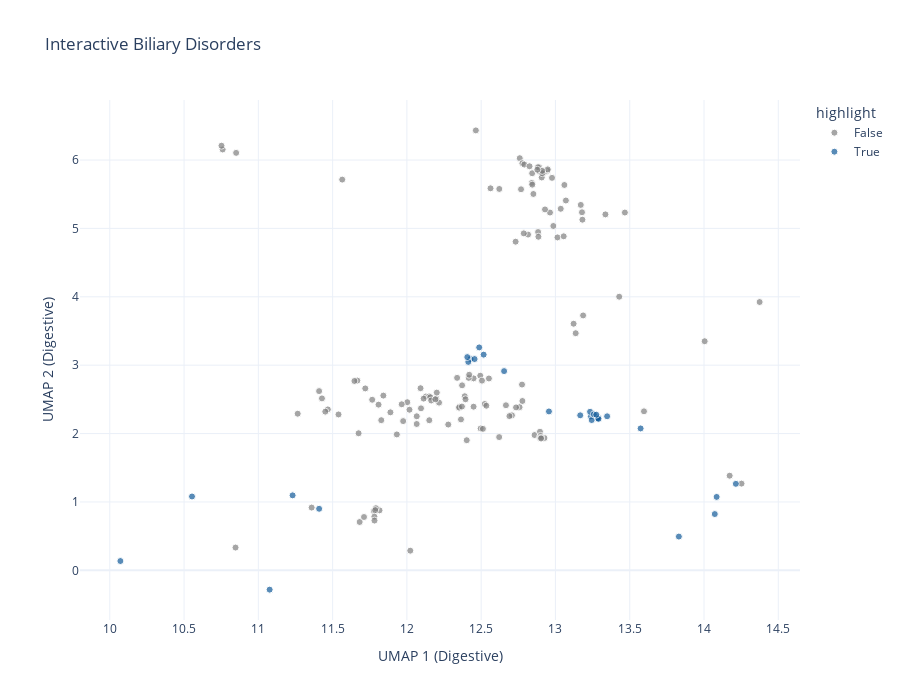

The cell this chart's notebook holds for it:
### Code cell
import plotly.express as px

# Ensure the highlight column is based on the 'category'
local_embed_df['highlight'] = local_embed_df['category'].isin(['Liver', 'Biliary'])

# Create the interactive scatter plot
fig = px.scatter(
    local_embed_df,
    x='UMAP_1',
    y='UMAP_2',
    color='highlight',  # Highlight "Liver" and "Biliary" points
    hover_data={'phenotype': True, 'category': True},  # Show phenotype and category on hover
    opacity=0.7,
    title="Interactive Biliary Disorders",
    color_discrete_map={True: '#125B9A', False: 'gray'},  # Highlight "Liver/Biliary" in blue, others in gray
)

# Customize marker appearance
fig.update_traces(
    marker=dict(size=7, line=dict(width=1, color='white')),  # Set marker size and white border
)

# Customize layout
fig.update_layout(
    xaxis_title="UMAP 1 (Digestive)",
    yaxis_title="UMAP 2 (Digestive)",
    template="plotly_white",
    height=700,  # Set plot height
    width=900,   # Set plot width
)

# Show the interactive plot
fig.show()

### Figure 1 — Plotly figure (JSON) as saved in the notebook; plotly's stock layout.template omitted (floating-point values rounded to 4 significant figures; data arrays with more than 128 entries replaced by an {"elided": "..."} marker saying what was removed)
{"data": [{"customdata": {"elided": "137x2 str values"}, "hovertemplate": "highlight=False<br>UMAP_1=%{x}<br>UMAP_2=%{y}<br>phenotype=%{customdata[0]}<br>category=%{customdata[1]}<extra></extra>", "legendgroup": "False", "marker": {"color": "gray", "line": {"color": "white", "width": 1}, "opacity": 0.7, "size": 7, "symbol": "circle"}, "mode": "markers", "name": "False", "orientation": "v", "showlegend": true, "type": "scatter", "x": {"elided": "137 float values"}, "xaxis": "x", "y": {"elided": "137 float values"}, "yaxis": "y"}, {"customdata": [["Chronic liver disease and cirrhosis", "Liver"], ["Other chronic nonalcoholic liver disease", "Liver"], ["Cirrhosis of liver without mention of alcohol", "Liver"], ["Primary biliary cirrhosis", "Liver"], ["Liver abscess and sequelae of chronic liver disease", "Liver"], ["Portal hypertension", "Liver"], ["Ascites (non malignant)", "Liver"], ["Other disorders of liver", "Liver"], ["Chronic passive congestion of liver", "Liver"], ["Liver replaced by transplant", "Liver"], ["Hepatomegaly", "Liver"], ["Acute and subacute necrosis of liver", "Liver"], ["Jaundice (not of newborn)", "Liver"], ["Nonspecific elevation of levels of transaminase or lactic acid dehydrogenase [LDH]", "Liver"], ["Abnormal results of function study of liver", "Liver"], ["Abnormal serum enzyme levels", "Liver"], ["Cholelithiasis and cholecystitis", "Biliary"], ["Cholelithiasis", "Biliary"], ["Cholelithiasis with acute cholecystitis", "Biliary"], ["Cholelithiasis with other cholecystitis", "Biliary"], ["Calculus of bile duct", "Biliary"], ["Cholecystitis without cholelithiasis", "Biliary"], ["Other biliary tract disease", "Biliary"], ["Cholangitis", "Biliary"], ["Obstruction of bile duct", "Biliary"], ["Cholesterolosis of gallbladder", "Biliary"], ["Other disorders of gallbladder", "Biliary"], ["Other disorders of biliary tract", "Biliary"], ["Nonspecific abnormal findings on radiological and other examination of biliary tract", "Biliary"]], "hovertemplate": "highlight=True<br>UMAP_1=%{x}<br>UMAP_2=%{y}<br>phenotype=%{customdata[0]}<br>category=%{customdata[1]}<extra></extra>", "legendgroup": "True", "marker": {"color": "#125B9A", "line": {"color": "white", "width": 1}, "opacity": 0.7, "size": 7, "symbol": "circle"}, "mode": "markers", "name": "True", "orientation": "v", "showlegend": true, "type": "scatter", "x": [12.43, 12.46, 12.41, 12.65, 12.52, 10.55, 11.23, 12.96, 12.41, 10.07, 11.41, 12.49, 11.08, 14.07, 14.09, 13.83, 13.29, 13.29, 13.24, 13.28, 13.57, 13.24, 13.23, 13.26, 13.35, 13.29, 13.17, 13.27, 14.21], "xaxis": "x", "y": [3.09, 3.09, 3.048, 2.914, 3.154, 1.08, 1.096, 2.324, 3.118, 0.136, 0.8998, 3.26, -0.2823, 0.823, 1.074, 0.4933, 2.222, 2.228, 2.251, 2.226, 2.075, 2.197, 2.319, 2.281, 2.253, 2.216, 2.267, 2.276, 1.265], "yaxis": "y"}], "layout": {"height": 700, "legend": {"title": {"text": "highlight"}, "tracegroupgap": 0}, "title": {"text": "Interactive Biliary Disorders"}, "width": 900, "xaxis": {"anchor": "y", "domain": [0, 1], "title": {"text": "UMAP 1 (Digestive)"}}, "yaxis": {"anchor": "x", "domain": [0, 1], "title": {"text": "UMAP 2 (Digestive)"}}}}
